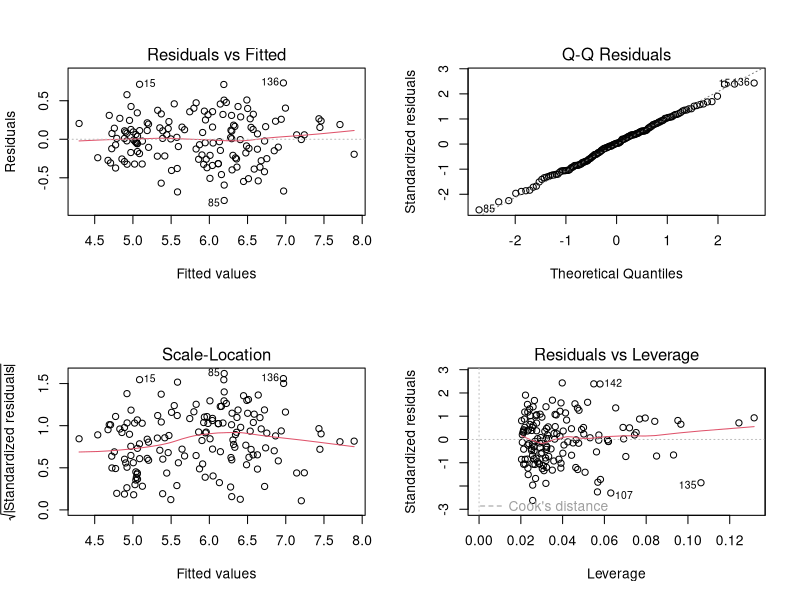
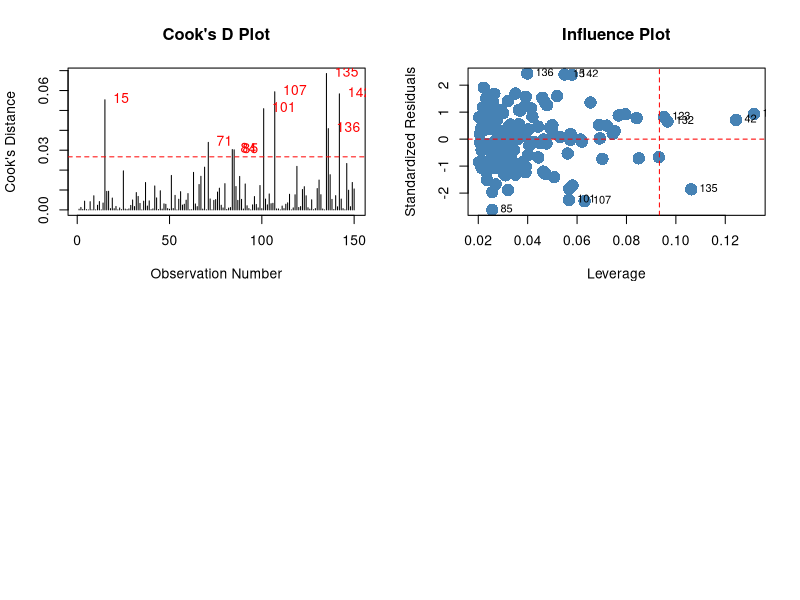

Write R code to recreate these figures, in order.
## ---- chunk 1
# Load the iris dataset
data(iris)

str(iris)
## ---- chunk 2
# Performing multiple regression on the dataset
model <- lm(Sepal.Length ~ Sepal.Width + Petal.Length + Petal.Width + Species, data = iris)

## ---- chunk 3
# View the model summary
summary(model)
## ---- chunk 4
coefficients(model)
## ---- chunk 5
confint(model,level=0.95)

## ---- chunk 6
fitted(model)
## ---- chunk 7
library(GGally)
## ---- chunk 8
# Create diagnostic plots
par(mfrow = c(2, 2))
plot(model)
## ---- chunk 9
# Cooks D 
cooks_d <- cooks.distance(model)
# Create a plot of Cook's D
plot(cooks_d, main = "Cook's D Plot", ylab = "Cook's Distance", xlab = "Observation Number", type = "h")
abline(h = 4/nrow(iris), lty = 2, col = "red")  # Add a horizontal line at 4/n
text(x = 1:length(cooks_d), y = cooks_d, labels = ifelse(cooks_d > 4/nrow(iris), names(cooks_d),""), pos = 4, col = "red")


## ---- chunk 10
# Influence plot

# Calculate the leverage values
leverage <- hatvalues(model)

# Calculate the standardized residuals
std_residuals <- rstandard(model)

# Create the influence plot
plot(leverage, std_residuals, main = "Influence Plot", xlab = "Leverage", ylab = "Standardized Residuals", cex = 2, pch = 16, col = "steelblue")
abline(h = 0, lty = 2, col = "red")
abline(v = 2 * (length(model$coefficients) + 1) / nrow(iris), lty = 2, col = "red")
text(leverage, std_residuals, labels = ifelse(leverage > 2 * (length(model$coefficients) + 1) / nrow(iris) | abs(std_residuals) > 2, row.names(iris), ""), pos = 4, cex = 0.8)

## ---- chunk 11
residuals <- residuals(model)

## ---- chunk 12
# Create a new data frame with predictor values
new_data <- data.frame(Sepal.Width = 3.5, Petal.Length = 4.0, Petal.Width = 1.2, Species = "versicolor")

# Make predictions using the model
predicted_sepal_length <- predict(model, newdata = new_data)
print(predicted_sepal_length)
## ---- chunk 13
# Calculate the residuals
residuals <- resid(model)

# Calculate the mean squared error (MSE)
mse <- mean(residuals^2)
print(paste("Mean Squared Error (MSE):", mse))

# Calculate the root mean squared error (RMSE)
rmse <- sqrt(mse)
print(paste("Root Mean Squared Error (RMSE):", rmse))

## ---- chunk 14

## ---- chunk 15

## ---- chunk 16

## ---- chunk 17

## ---- chunk 18

## ---- chunk 19

## ---- chunk 20

## ---- chunk 21

## ---- chunk 22

## ---- chunk 23

## ---- chunk 24

